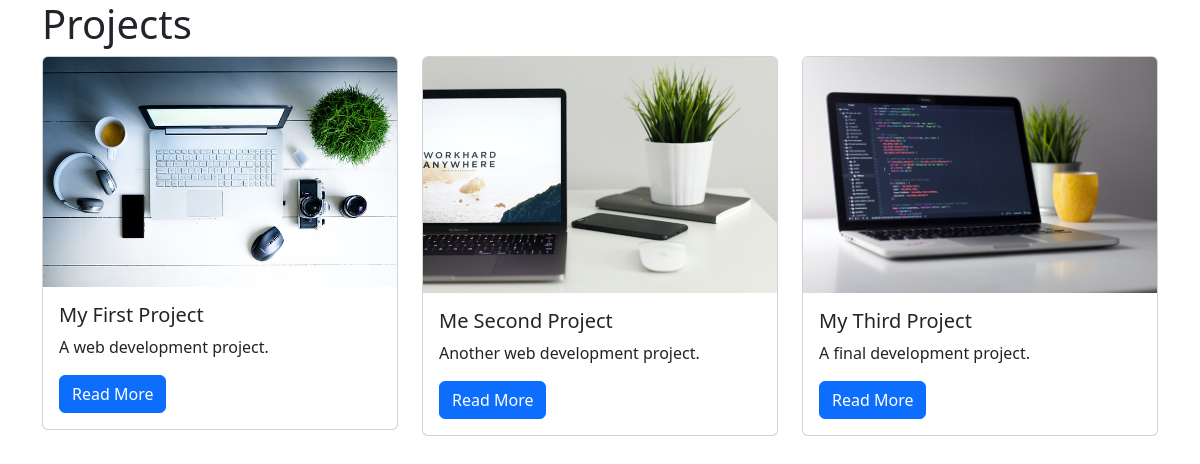
/projects/, run on the app's committed database.
### projects/models.py (models this page shows)
class Project(models.Model):
    title = models.CharField(max_length=100)
    description = models.TextField()
    technology = models.CharField(max_length=20)
    image = models.FileField(upload_to="project_images/", blank=True)

### projects/views.py (the view)
# urls.py: path("", views.project_index, name="project_index"),
def project_index(request):
    projects = Project.objects.all()
    context = {
        "projects": projects
    }
    return render(request, "projects/project_index.html", context)

### projects/templates/projects/project_index.html
{% extends "base.html" %}
{% block page_content %}
<h1>Projects</h1>
<div class="row">
{% for project in projects %}
    <div class="col-md-4">
        <div class="card mb-2">
            {% if project.image %}
                <img class="card-img-top" src="{{ project.image.url }}">
            {% endif %}
            <div class="card-body">
                <h5 class="card-title">{{ project.title }}</h5>
                <p class="card-text">{{ project.description }}</p>
                <a href="{% url 'project_detail' project.pk %}"
                   class="btn btn-primary">
                    Read More
                </a>
            </div>
        </div>
    </div>
    {% endfor %}
</div>
{% endblock %}

### templates/base.html (shortened to what this page needs)
<!DOCTYPE html>
<html lang="en">
<head>
    <link
        href="https://cdn.jsdelivr.net/npm/bootstrap@5.3.1/dist/css/bootstrap.min.css"
        rel="stylesheet"
    >
</head>
<body class="container">
{% block page_content %}{% endblock page_content %}
</body>
</html>

### data on the page
Project: image (picture), title "My First Project", description "A web development project."
Project: image (picture), title "Me Second Project", description "Another web development project."
Project: image (picture), title "My Third Project", description "A final development project."
